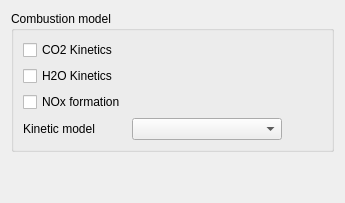
     <widget class="QWidget" name="tab_3">
      <attribute name="title">
       <string>Model</string>
      </attribute>
      <layout class="QGridLayout" name="gridLayout_28">
       <item row="0" column="0">
        <widget class="QGroupBox" name="groupBoxCoalsList_2">
         <property name="sizePolicy">
          <sizepolicy hsizetype="Expanding" vsizetype="Preferred">
           <horstretch>0</horstretch>
           <verstretch>0</verstretch>
          </sizepolicy>
         </property>
         <property name="title">
          <string>Combustion model</string>
         </property>
         <layout class="QGridLayout" name="gridLayout_27">
          <item row="1" column="0">
           <widget class="QCheckBox" name="checkBoxH2OKinetics">
            <property name="text">
             <string>H2O Kinetics</string>
            </property>
           </widget>
          </item>
          <item row="3" column="1">
           <widget class="QComboBox" name="comboBoxKineticModel">
            <property name="minimumSize">
             <size>
              <width>150</width>
              <height>0</height>
             </size>
            </property>
           </widget>
          </item>
          <item row="3" column="0">
           <widget class="QLabel" name="labelKineticModel">
            <property name="text">
             <string>Kinetic model</string>
            </property>
           </widget>
          </item>
          <item row="2" column="0">
           <widget class="QCheckBox" name="checkBoxNOxFormation">
            <property name="text">
             <string>NOx formation</string>
            </property>
           </widget>
          </item>
          <item row="0" column="0">
           <widget class="QCheckBox" name="checkBoxCO2Kinetics">
            <property name="text">
             <string>CO2 Kinetics</string>
            </property>
           </widget>
          </item>
          <item row="3" column="2">
           <spacer name="horizontalSpacer_9">
            <property name="orientation">
             <enum>Qt::Horizontal</enum>
            </property>
            <property name="sizeHint" stdset="0">
             <size>
              <width>40</width>
              <height>20</height>
             </size>
            </property>
           </spacer>
          </item>
         </layout>
        </widget>
       </item>
       <item row="1" column="0">
        <spacer name="verticalSpacer_7">
         <property name="orientation">
          <enum>Qt::Vertical</enum>
         </property>
         <property name="sizeHint" stdset="0">
          <size>
           <width>20</width>
           <height>40</height>
          </size>
         </property>
        </spacer>
       </item>
      </layout>
     </widget>
